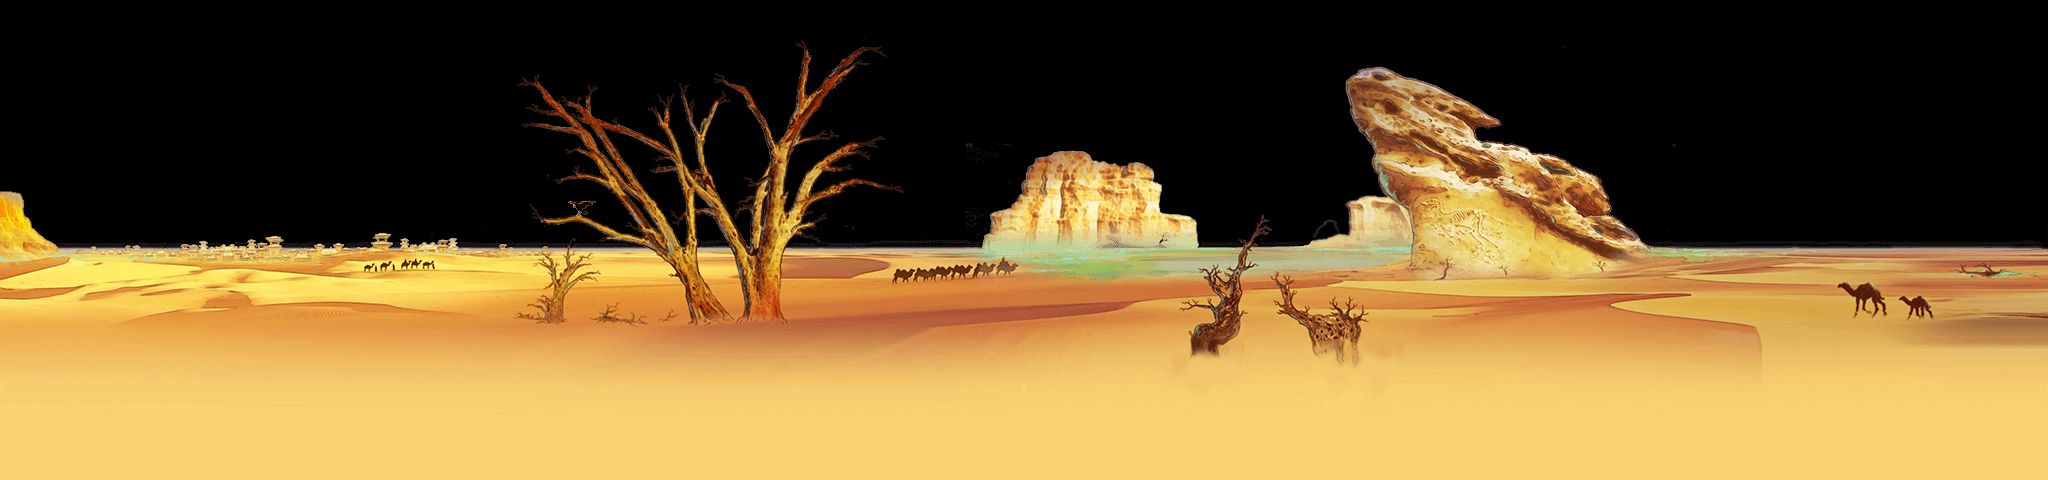

A 2D game scene composited from a Tiled map and its tileset images. What follows is a short description and the map's XML, with each tile layer's data collapsed to a summary:
An orthogonal 64x15 tile map with 32x32 px tiles, 2 tile layers (mid1, mid2), 2 tilesets.

<map version="1.0" orientation="orthogonal" renderorder="right-down" width="64" height="15" tilewidth="32" tileheight="32">
 <tileset firstgid="1" name="damo_mid3" tilewidth="32" tileheight="32">
  <image source="damo/damo_mid3.png" width="1024" height="500" />
 </tileset>
 <tileset firstgid="481" name="damo_mid4" tilewidth="32" tileheight="32">
  <image source="damo/damo_mid4.png" width="1024" height="500" />
 </tileset>
 <layer name="mid1" width="64" height="15">
  <data>[960 cells, 480 non-empty, 480 distinct tile ids]</data>
 </layer>
 <layer name="mid2" width="64" height="15">
  <data>[960 cells, 480 non-empty, 480 distinct tile ids]</data>
 </layer>
</map>
